Frame 1 (no input): blank canvas, image omitted
Frame 60 (the mouse pressed at the canvas centre just before this capture): blank canvas, image omitted
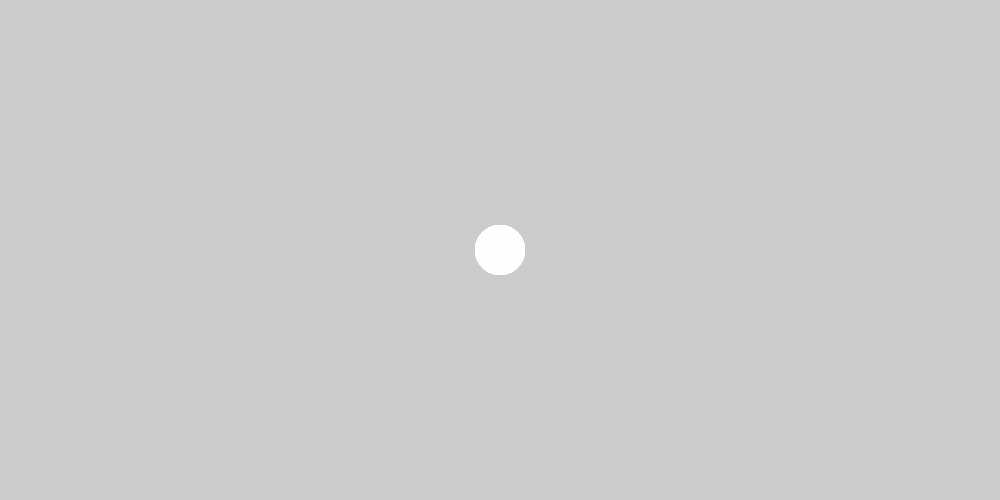
Frame 120 (the mouse held since frame 60 and released just before this capture)

The Processing sketch whose frames 1 and 60 were blank and that drew this single picture after the mouse press (run headless with seeded random() and noise(); from frame 60 on, the mouse is pressed at the canvas centre):

// Processing sketch: listing_2_13
// ── listing_2_13.pde
// Processing for Android: 
// Create Mobile, Sensor-Aware, and VR Applications Using Processing
// Andres Colubri
// http://p5android-book.andrescolubri.net/

void setup() {
  size(1000, 500);
  noStroke();
  fill(255, 100);
}

void draw() {
  if (mousePressed) {
    ellipse(mouseX, mouseY, 50, 50);
  }
}
